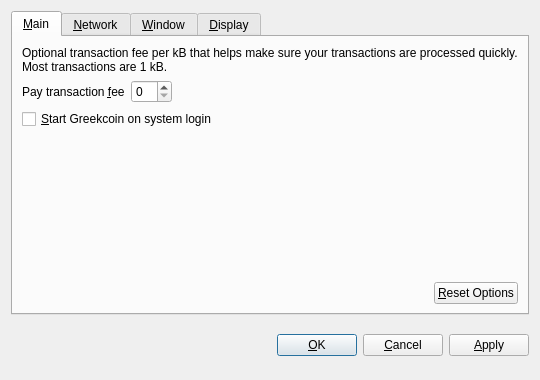
<?xml version="1.0" encoding="UTF-8"?>
<ui version="4.0">
 <class>OptionsDialog</class>
 <widget class="QDialog" name="OptionsDialog">
  <property name="geometry">
   <rect>
    <x>0</x>
    <y>0</y>
    <width>540</width>
    <height>380</height>
   </rect>
  </property>
  <property name="windowTitle">
   <string>Options</string>
  </property>
  <property name="modal">
   <bool>true</bool>
  </property>
  <layout class="QVBoxLayout" name="verticalLayout">
   <item>
    <widget class="QTabWidget" name="tabWidget">
     <property name="tabPosition">
      <enum>QTabWidget::North</enum>
     </property>
     <property name="currentIndex">
      <number>0</number>
     </property>
     <widget class="QWidget" name="tabMain">
      <attribute name="title">
       <string>&amp;Main</string>
      </attribute>
      <layout class="QVBoxLayout" name="verticalLayout_Main">
       <item>
        <widget class="QLabel" name="transactionFeeInfoLabel">
         <property name="text">
          <string>Optional transaction fee per kB that helps make sure your transactions are processed quickly. Most transactions are 1 kB.</string>
         </property>
         <property name="textFormat">
          <enum>Qt::PlainText</enum>
         </property>
         <property name="wordWrap">
          <bool>true</bool>
         </property>
        </widget>
       </item>
       <item>
        <layout class="QHBoxLayout" name="horizontalLayout_1_Main">
         <item>
          <widget class="QLabel" name="transactionFeeLabel">
           <property name="text">
            <string>Pay transaction &amp;fee</string>
           </property>
           <property name="textFormat">
            <enum>Qt::PlainText</enum>
           </property>
           <property name="buddy">
            <cstring>transactionFee</cstring>
           </property>
          </widget>
         </item>
         <item>
          <widget class="BitcoinAmountField" name="transactionFee"/>
         </item>
         <item>
          <spacer name="horizontalSpacer_1_Main">
           <property name="orientation">
            <enum>Qt::Horizontal</enum>
           </property>
           <property name="sizeHint" stdset="0">
            <size>
             <width>40</width>
             <height>20</height>
            </size>
           </property>
          </spacer>
         </item>
        </layout>
       </item>
       <item>
        <widget class="QCheckBox" name="bitcoinAtStartup">
         <property name="toolTip">
          <string>Automatically start Greekcoin after logging in to the system.</string>
         </property>
         <property name="text">
          <string>&amp;Start Greekcoin on system login</string>
         </property>
        </widget>
       </item>
       <item>
        <spacer name="verticalSpacer_Main">
         <property name="orientation">
          <enum>Qt::Vertical</enum>
         </property>
         <property name="sizeHint" stdset="0">
          <size>
           <width>20</width>
           <height>40</height>
          </size>
         </property>
        </spacer>
       </item>
       <item>
        <layout class="QHBoxLayout" name="horizontalLayout_2_Main">
         <item>
          <spacer name="horizontalSpacer_2_Main">
           <property name="orientation">
            <enum>Qt::Horizontal</enum>
           </property>
           <property name="sizeHint" stdset="0">
            <size>
             <width>40</width>
             <height>20</height>
            </size>
           </property>
          </spacer>
         </item>
         <item>
          <widget class="QPushButton" name="resetButton">
           <property name="toolTip">
            <string>Reset all client options to default.</string>
           </property>
           <property name="text">
            <string>&amp;Reset Options</string>
           </property>
           <property name="autoDefault">
            <bool>false</bool>
           </property>
          </widget>
         </item>
        </layout>
       </item>
      </layout>
     </widget>
     <widget class="QWidget" name="tabNetwork">
      <attribute name="title">
       <string>&amp;Network</string>
      </attribute>
      <layout class="QVBoxLayout" name="verticalLayout_Network">
       <item>
        <widget class="QCheckBox" name="mapPortUpnp">
         <property name="toolTip">
          <string>Automatically open the Greekcoin client port on the router. This only works when your router supports UPnP and it is enabled.</string>
         </property>
         <property name="text">
          <string>Map port using &amp;UPnP</string>
         </property>
        </widget>
       </item>
       <item>
        <widget class="QCheckBox" name="connectSocks">
         <property name="toolTip">
          <string>Connect to the Greekcoin network through a SOCKS proxy (e.g. when connecting through Tor).</string>
         </property>
         <property name="text">
          <string>&amp;Connect through SOCKS proxy:</string>
         </property>
        </widget>
       </item>
       <item>
        <layout class="QHBoxLayout" name="horizontalLayout_Network">
         <item>
          <widget class="QLabel" name="proxyIpLabel">
           <property name="text">
            <string>Proxy &amp;IP:</string>
           </property>
           <property name="textFormat">
            <enum>Qt::PlainText</enum>
           </property>
           <property name="buddy">
            <cstring>proxyIp</cstring>
           </property>
          </widget>
         </item>
         <item>
          <widget class="QValidatedLineEdit" name="proxyIp">
           <property name="maximumSize">
            <size>
             <width>140</width>
             <height>16777215</height>
            </size>
           </property>
           <property name="toolTip">
            <string>IP address of the proxy (e.g. 127.0.0.1)</string>
           </property>
          </widget>
         </item>
         <item>
          <widget class="QLabel" name="proxyPortLabel">
           <property name="text">
            <string>&amp;Port:</string>
           </property>
           <property name="textFormat">
            <enum>Qt::PlainText</enum>
           </property>
           <property name="buddy">
            <cstring>proxyPort</cstring>
           </property>
          </widget>
         </item>
         <item>
          <widget class="QLineEdit" name="proxyPort">
           <property name="maximumSize">
            <size>
             <width>55</width>
             <height>16777215</height>
            </size>
           </property>
           <property name="toolTip">
            <string>Port of the proxy (e.g. 9050)</string>
           </property>
          </widget>
         </item>
         <item>
          <widget class="QLabel" name="socksVersionLabel">
           <property name="text">
            <string>SOCKS &amp;Version:</string>
           </property>
           <property name="textFormat">
            <enum>Qt::PlainText</enum>
           </property>
           <property name="buddy">
            <cstring>socksVersion</cstring>
           </property>
          </widget>
         </item>
         <item>
          <widget class="QValueComboBox" name="socksVersion">
           <property name="toolTip">
            <string>SOCKS version of the proxy (e.g. 5)</string>
           </property>
          </widget>
         </item>
         <item>
          <spacer name="horizontalSpacer_Network">
           <property name="orientation">
            <enum>Qt::Horizontal</enum>
           </property>
           <property name="sizeHint" stdset="0">
            <size>
             <width>40</width>
             <height>20</height>
            </size>
           </property>
          </spacer>
         </item>
        </layout>
       </item>
       <item>
        <spacer name="verticalSpacer_Network">
         <property name="orientation">
          <enum>Qt::Vertical</enum>
         </property>
         <property name="sizeHint" stdset="0">
          <size>
           <width>20</width>
           <height>40</height>
          </size>
         </property>
        </spacer>
       </item>
      </layout>
     </widget>
     <widget class="QWidget" name="tabWindow">
      <attribute name="title">
       <string>&amp;Window</string>
      </attribute>
      <layout class="QVBoxLayout" name="verticalLayout_Window">
       <item>
        <widget class="QCheckBox" name="minimizeToTray">
         <property name="toolTip">
          <string>Show only a tray icon after minimizing the window.</string>
         </property>
         <property name="text">
          <string>&amp;Minimize to the tray instead of the taskbar</string>
         </property>
        </widget>
       </item>
       <item>
        <widget class="QCheckBox" name="minimizeOnClose">
         <property name="toolTip">
          <string>Minimize instead of exit the application when the window is closed. When this option is enabled, the application will be closed only after selecting Quit in the menu.</string>
         </property>
         <property name="text">
          <string>M&amp;inimize on close</string>
         </property>
        </widget>
       </item>
       <item>
        <spacer name="verticalSpacer_Window">
         <property name="orientation">
          <enum>Qt::Vertical</enum>
         </property>
         <property name="sizeHint" stdset="0">
          <size>
           <width>20</width>
           <height>40</height>
          </size>
         </property>
        </spacer>
       </item>
      </layout>
     </widget>
     <widget class="QWidget" name="tabDisplay">
      <attribute name="title">
       <string>&amp;Display</string>
      </attribute>
      <layout class="QVBoxLayout" name="verticalLayout_Display">
       <item>
        <layout class="QHBoxLayout" name="horizontalLayout_1_Display">
         <item>
          <widget class="QLabel" name="langLabel">
           <property name="text">
            <string>User Interface &amp;language:</string>
           </property>
           <property name="textFormat">
            <enum>Qt::PlainText</enum>
           </property>
           <property name="buddy">
            <cstring>lang</cstring>
           </property>
          </widget>
         </item>
         <item>
          <widget class="QValueComboBox" name="lang">
           <property name="toolTip">
            <string>The user interface language can be set here. This setting will take effect after restarting Greekcoin.</string>
           </property>
          </widget>
         </item>
        </layout>
       </item>
       <item>
        <layout class="QHBoxLayout" name="horizontalLayout_2_Display">
         <item>
          <widget class="QLabel" name="unitLabel">
           <property name="text">
            <string>&amp;Unit to show amounts in:</string>
           </property>
           <property name="textFormat">
            <enum>Qt::PlainText</enum>
           </property>
           <property name="buddy">
            <cstring>unit</cstring>
           </property>
          </widget>
         </item>
         <item>
          <widget class="QValueComboBox" name="unit">
           <property name="toolTip">
            <string>Choose the default subdivision unit to show in the interface and when sending coins.</string>
           </property>
          </widget>
         </item>
        </layout>
       </item>
       <item>
        <widget class="QCheckBox" name="displayAddresses">
         <property name="toolTip">
          <string>Whether to show Greekcoin addresses in the transaction list or not.</string>
         </property>
         <property name="text">
          <string>&amp;Display addresses in transaction list</string>
         </property>
        </widget>
       </item>
       <item>
        <widget class="QCheckBox" name="coinControlFeatures">
         <property name="toolTip">
          <string>Whether to show coin control features or not.</string>
         </property>
         <property name="text">
          <string>Display coin &amp;control features (experts only!)</string>
         </property>
        </widget>
       </item>
       <item>
        <spacer name="verticalSpacer_Display">
         <property name="orientation">
          <enum>Qt::Vertical</enum>
         </property>
         <property name="sizeHint" stdset="0">
          <size>
           <width>20</width>
           <height>40</height>
          </size>
         </property>
        </spacer>
       </item>
      </layout>
     </widget>
    </widget>
   </item>
   <item>
    <layout class="QHBoxLayout" name="horizontalLayout_Buttons">
     <item>
      <spacer name="horizontalSpacer_1">
       <property name="orientation">
        <enum>Qt::Horizontal</enum>
       </property>
       <property name="sizeHint" stdset="0">
        <size>
         <width>40</width>
         <height>48</height>
        </size>
       </property>
      </spacer>
     </item>
     <item>
      <widget class="QLabel" name="statusLabel">
       <property name="font">
        <font>
         <weight>75</weight>
         <bold>true</bold>
        </font>
       </property>
       <property name="text">
        <string/>
       </property>
       <property name="textFormat">
        <enum>Qt::PlainText</enum>
       </property>
       <property name="wordWrap">
        <bool>true</bool>
       </property>
      </widget>
     </item>
     <item>
      <spacer name="horizontalSpacer_2">
       <property name="orientation">
        <enum>Qt::Horizontal</enum>
       </property>
       <property name="sizeHint" stdset="0">
        <size>
         <width>40</width>
         <height>48</height>
        </size>
       </property>
      </spacer>
     </item>
     <item>
      <widget class="QPushButton" name="okButton">
       <property name="text">
        <string>&amp;OK</string>
       </property>
      </widget>
     </item>
     <item>
      <widget class="QPushButton" name="cancelButton">
       <property name="text">
        <string>&amp;Cancel</string>
       </property>
       <property name="autoDefault">
        <bool>false</bool>
       </property>
      </widget>
     </item>
     <item>
      <widget class="QPushButton" name="applyButton">
       <property name="text">
        <string>&amp;Apply</string>
       </property>
       <property name="autoDefault">
        <bool>false</bool>
       </property>
      </widget>
     </item>
    </layout>
   </item>
  </layout>
 </widget>
 <customwidgets>
  <customwidget>
   <class>BitcoinAmountField</class>
   <extends>QSpinBox</extends>
   <header>bitcoinamountfield.h</header>
  </customwidget>
  <customwidget>
   <class>QValueComboBox</class>
   <extends>QComboBox</extends>
   <header>qvaluecombobox.h</header>
  </customwidget>
  <customwidget>
   <class>QValidatedLineEdit</class>
   <extends>QLineEdit</extends>
   <header>qvalidatedlineedit.h</header>
  </customwidget>
 </customwidgets>
 <resources/>
 <connections/>
</ui>
